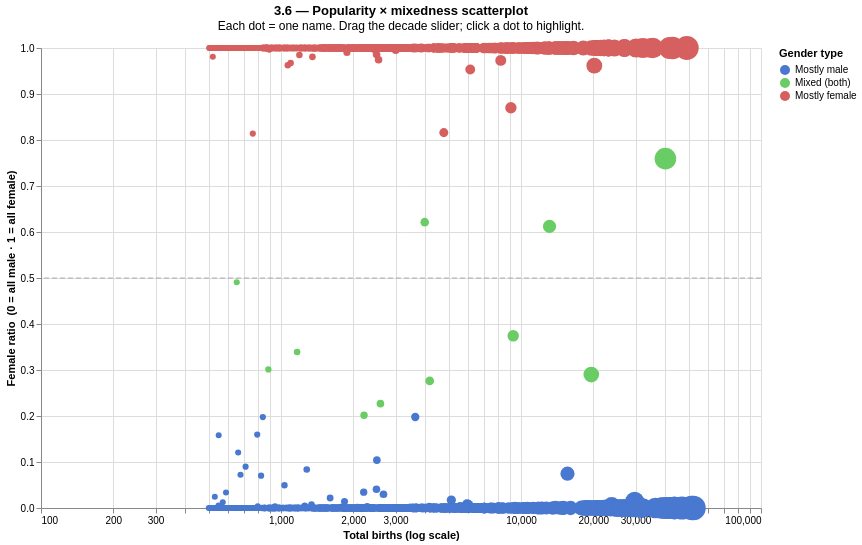

The code cell stored with this chart in its notebook:
### Markdown cell above
## 3.6 — Popularity × mixedness scatterplot

### Code cell
g_embed = g_piv_dec[g_piv_dec['total'] >= 500].copy()
g_embed['decade'] = g_embed['decade'].astype(int)

decade_slider = alt.param(
    name='decade_scatter', value=2010,
    bind=alt.binding_range(min=int(g_embed['decade'].min()), max=int(g_embed['decade'].max()),
                           step=10, name='Decade: '),
)
name_sel = alt.selection_point(fields=['preusuel'], on='click', toggle=True, empty=True)

scatter = alt.Chart(g_embed).mark_circle(opacity=0.7).transform_filter(
    'datum.decade === decade_scatter'
).encode(
    x=alt.X('total:Q', scale=alt.Scale(type='log'), title='Total births (log scale)'),
    y=alt.Y('female_ratio:Q', scale=alt.Scale(domain=[0, 1]),
            title='Female ratio  (0 = all male · 1 = all female)'),
    size=alt.Size('total:Q', scale=alt.Scale(range=[30, 600]), legend=None),
    color=alt.Color('gender_type:N',
        scale=alt.Scale(domain=['Mostly male', 'Mixed (both)', 'Mostly female'],
                        range=['#4878cf', '#6acc65', '#d65f5f']), title='Gender type'),
    opacity=alt.condition(name_sel, alt.value(1.0), alt.value(0.45)),
    tooltip=['preusuel:N', alt.Tooltip('decade:Q', title='Decade'),
             alt.Tooltip('total:Q', title='Total births', format=','),
             alt.Tooltip('female_ratio:Q', title='Female ratio', format='.2f')],
).add_params(decade_slider, name_sel).properties(
    width=720, height=460,
    title=alt.Title('3.6 — Popularity × mixedness scatterplot',
                    subtitle='Each dot = one name. Drag the decade slider; click a dot to highlight.'),
)

hline = alt.Chart(pd.DataFrame({'y': [0.5]})).mark_rule(strokeDash=[5, 3], color='gray', opacity=0.6).encode(y='y:Q')
scatter + hline

### Figure 1 — Vega-Lite specification as saved in the notebook (floating-point values rounded to 4 significant figures; data arrays with more than 128 entries replaced by an {"elided": "..."} marker saying what was removed)
{"config": {"view": {"continuousWidth": 300, "continuousHeight": 300}}, "layer": [{"data": {"name": "data-4159d553d65491e2902350f4e7bbf854"}, "mark": {"type": "circle", "opacity": 0.7}, "encoding": {"color": {"field": "gender_type", "scale": {"domain": ["Mostly male", "Mixed (both)", "Mostly female"], "range": ["#4878cf", "#6acc65", "#d65f5f"]}, "title": "Gender type", "type": "nominal"}, "opacity": {"condition": {"param": "param_f1e4e5e3e710836d", "value": 1.0, "empty": true}, "value": 0.45}, "size": {"field": "total", "legend": null, "scale": {"range": [30, 600]}, "type": "quantitative"}, "tooltip": [{"field": "preusuel", "type": "nominal"}, {"field": "decade", "title": "Decade", "type": "quantitative"}, {"field": "total", "format": ",", "title": "Total births", "type": "quantitative"}, {"field": "female_ratio", "format": ".2f", "title": "Female ratio", "type": "quantitative"}], "x": {"field": "total", "scale": {"type": "log"}, "title": "Total births (log scale)", "type": "quantitative"}, "y": {"field": "female_ratio", "scale": {"domain": [0, 1]}, "title": "Female ratio  (0 = all male · 1 = all female)", "type": "quantitative"}}, "name": "view_70e64eec8d7ac310_0", "title": {"text": "3.6 — Popularity × mixedness scatterplot", "subtitle": "Each dot = one name. Drag the decade slider; click a dot to highlight."}, "transform": [{"filter": "datum.decade === decade_scatter"}]}, {"data": {"name": "data-56e8450a96e5483e8a99fd90422daa8f"}, "mark": {"type": "rule", "color": "gray", "opacity": 0.6, "strokeDash": [5, 3]}, "encoding": {"y": {"field": "y", "type": "quantitative"}}}], "height": 460, "params": [{"name": "decade_scatter", "bind": {"input": "range", "max": 2020, "min": 1900, "name": "Decade: ", "step": 10}, "value": 2010}, {"name": "param_f1e4e5e3e710836d", "select": {"type": "point", "fields": ["preusuel"], "on": "click", "toggle": true}, "views": ["view_70e64eec8d7ac310_0"]}], "width": 720, "$schema": "https://vega.github.io/schema/vega-lite/v6.4.1.json", "datasets": {"data-4159d553d65491e2902350f4e7bbf854": {"elided": "7939 records"}, "data-56e8450a96e5483e8a99fd90422daa8f": [{"y": 0.5}]}}
